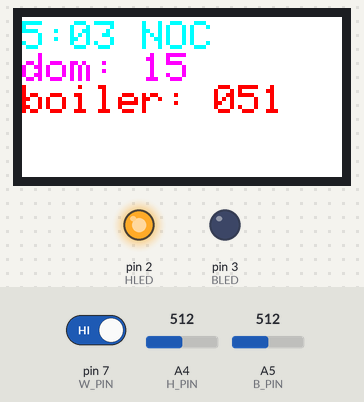
Simulated run of this sketch. Board: Arduino Uno, built with avr-gcc and run on an emulated ATmega328P. Shown: 160×80 colour display, output pins drawn as LEDs (lit = HIGH). Dashed ring = blinking. The inputs (shaded band) are chosen by the test bench; at power-on: A4 (H_PIN) = 512, pin 7 (W_PIN) HIGH, A5 (B_PIN) = 512.

Above: at 1.5 s.
1.6 s: A4 (H_PIN) set to 735
At 1.81 s:
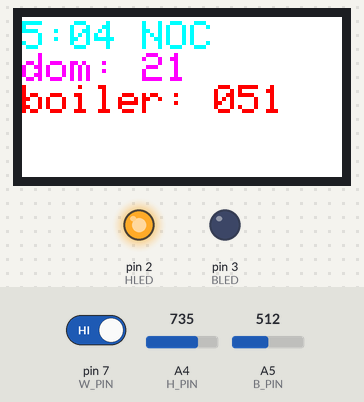
3.1 s: A4 (H_PIN) set to 760
At 3.46 s:
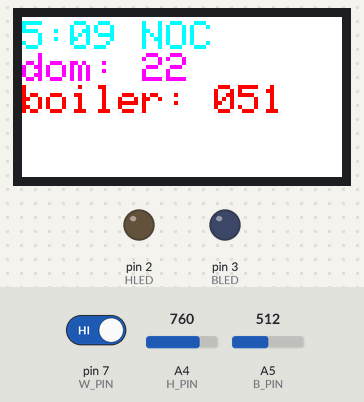
5.7 s: pin 7 (W_PIN) driven LOW
At 6.1 s:
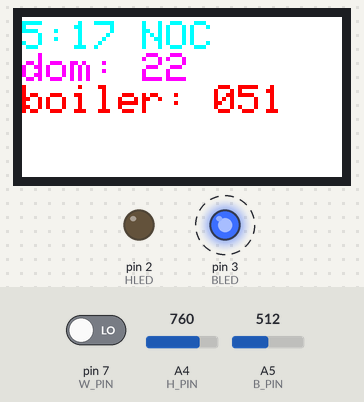
8.7 s: A4 (H_PIN) set to 632
At 9.4 s:
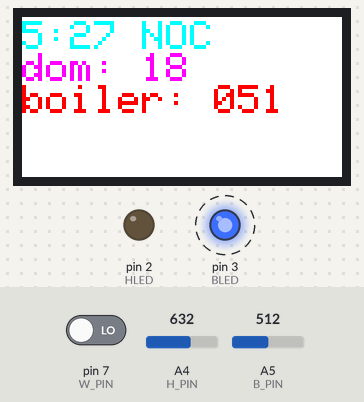
10.4 s: A4 (H_PIN) set to 598
At 10.72 s:
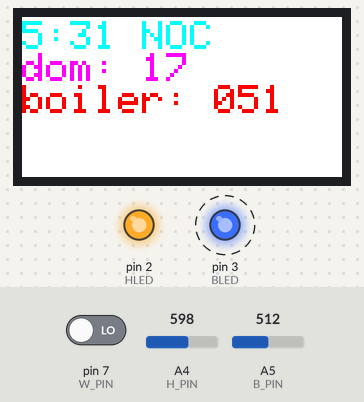
13.4 s: A5 (B_PIN) set to 716
At 20.62 s:
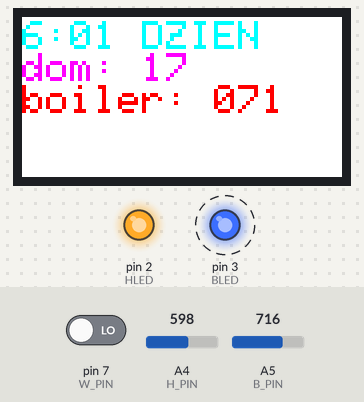
Timing chart, 0 to 22.2 s (numbered marks = the images above; inputs shaded):
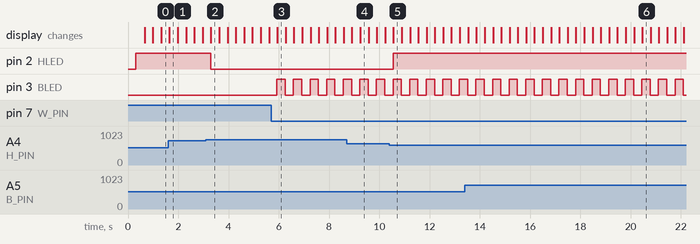

The sketch:

boiler.ino
```cpp
#include <Adafruit_GFX.h>    // Core graphics library
#include <Adafruit_ST7735.h> // Hardware-specific library for ST7735
#include <Adafruit_ST7789.h> // Hardware-specific library for ST7789
#include <SPI.h>

// /* display
#define TFT_CS        10
#define TFT_RST        8 // Or set to -1 and connect to Arduino RESET pin
#define TFT_DC         9

Adafruit_ST7735 tft = Adafruit_ST7735(TFT_CS, TFT_DC, TFT_RST);
// */

#define HLED 2
#define BLED 3
#define W_PIN 7
#define H_PIN A4
#define B_PIN A5

#define H_MAX 30
#define B_MAX 100

#define WOLTAIKA_ZAWSZE
#define DAY() (hour >= morning && hour <= evening)
#define NIGHT() (hour <= morning || hour > evening)
#define FRAME 330

int w_thr = 250;
int b_thr = 80;
int h_thr_h = 22;
int h_thr_l = 17;
int morning = 6 *60;
int evening = 22*60;

int wolt;
int b_temp;
int h_temp;
int hour;
unsigned long start;

unsigned long frame_start;
unsigned long now;

enum State {
    OFF,
    ON,
};

enum State boiler = OFF;
enum State heating = ON;

void setup() {
    Serial.begin(9600);
    pinMode(HLED, OUTPUT);
    pinMode(BLED, OUTPUT);
    pinMode(W_PIN, INPUT);

    tft.initR(INITR_BLACKTAB);
    tft.initR(INITR_MINI160x80);
    tft.setRotation(3);

    tft.fillScreen(ST77XX_WHITE);
    tft.setTextSize(2);

    start = millis()/FRAME;
    // start at five o'clock
    start = start - 300;
}

void loop() {
    frame_start = millis();
    now = millis();

    time_sim();
    get_measures();
    heating_check();
    boiler_check();

    if (heating == ON) { digitalWrite(HLED, HIGH); }
    else { digitalWrite(HLED, LOW); }
    if (boiler == ON) { digitalWrite(BLED, HIGH); }
    else { digitalWrite(BLED, LOW); }

    /* debug
    Serial.print("time:\t");
    Serial.print(hour/60);
    Serial.print(":");
    Serial.println(hour%60);
    Serial.print("Woltaika:\t");
    Serial.println(wolt);
    Serial.print("boiler:\t");
    Serial.println(b_temp);
    Serial.print("heating:\t");
    Serial.println(h_temp);
    Serial.println();
    // */

    tft.fillScreen(ST77XX_WHITE);
    tft.setCursor(0,2);
    tft.setTextColor(ST7735_CYAN);
    tft.print(hour/60);
    tft.print(":");
    if (hour%60 < 10) {
        tft.print("0");
    }
    tft.print(hour%60);
    if NIGHT() {
        tft.println(" NOC  ");
    } else {
        tft.println(" DZIEN");
    }

    tft.setTextColor(ST77XX_MAGENTA);
    tft.print("dom: ");
    if (h_temp < 10) {
        tft.print("0");
    }
    tft.println(h_temp);

    tft.setTextColor(ST7735_RED);
    tft.print("boiler: ");
    if (b_temp < 10) {
        tft.print("00");
    } else if (b_temp < 100) {
        tft.print("0");
    }
    tft.print(b_temp);
    while (now - frame_start < FRAME) {
        now = millis();
    }
}

inline void get_measures() {
    wolt = !digitalRead(W_PIN) * w_thr;
    // low resolutin 'cause uno is probably 16 bit (I think)
    // b_temp = analogRead(B_PIN) * (B_MAX/10)/1024*10;
    b_temp = (analogRead(B_PIN)+1) /(1024/B_MAX);
    h_temp = (analogRead(H_PIN) * H_MAX +1)/1024;
}

inline void time_sim() {
    unsigned long now = millis()/FRAME;
    hour = (now-start);
    if (hour >= 24 * 60 -1) {
        start = now+1;
    }
}

void heating_check() {
    if (heating == OFF) {
        if (h_temp > h_thr_l) {
            return;
        }
        heating = ON;
    } else {
        if (h_temp < h_thr_h) {
            return;
        }
        heating = OFF;
    }
}

void boiler_check() {
    if (boiler == ON) {
        if NIGHT() {
            boiler = OFF;
            return;
        }
        if (b_temp >= b_thr) {
            boiler = OFF;
            return;
        }
        if (h_temp <= h_thr_l) {
            boiler = OFF;
            return;
        }
        if (heating == ON) {
            boiler = OFF;
            return;
        }
    } else {
        if (wolt >= w_thr) {
            boiler = ON;
            return;
        }
        if NIGHT() {
            return;
        }
        if (heating == ON) {
            return;
        }
        if (h_temp <= h_thr_l) {
            return;
        }
        if (b_temp >= b_thr) {
            return;
        }
        boiler = ON;
    }
}
```

Measured:
- the behaviour switches between 750 and 751 on A4 (H_PIN) (found by bisection; images 1 and 2)
- the behaviour switches between 615 and 614 on A4 (H_PIN) (found by bisection; images 4 and 5)
- after the input at 3.1 s, pin 2 (HLED): HIGH → LOW after 0.18 s
- after the input at 5.7 s, pin 3 (BLED): alternates HIGH for 0.33 s and LOW for 0.33 s, starting after 0.22 s
- after the input at 10.4 s, pin 2 (HLED): LOW → HIGH after 0.14 s
